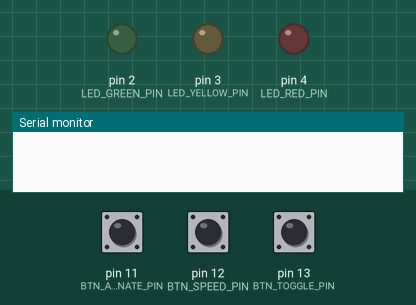
Simulated run of this program. Board: Arduino Uno, built with avr-gcc and run on an emulated ATmega328P. On the bench: output pins drawn as LEDs (lit = HIGH), the last lines printed to the serial monitor. Dashed ring = blinking. The test bench sets the inputs (shaded band); at power-on: pin 13 (BTN_TOGGLE_PIN) HIGH, pin 11 (BTN_ALTERNATE_PIN) HIGH, pin 12 (BTN_SPEED_PIN) HIGH.

Above: at 1.2 s.
1.3 s: pin 13 (BTN_TOGGLE_PIN) pulled LOW for 0.15 s
At 2.4 s:
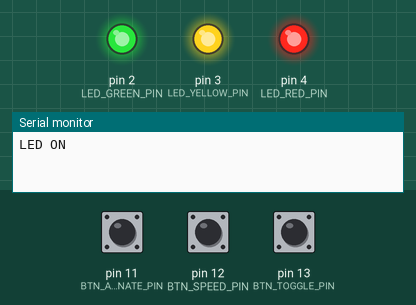
4.4 s: pin 11 (BTN_ALTERNATE_PIN) pulled LOW for 0.15 s
At 5.7 s:
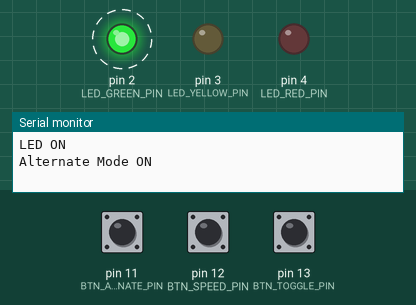
7.4 s: pin 12 (BTN_SPEED_PIN) pulled LOW for 0.15 s
At 7.54 s:
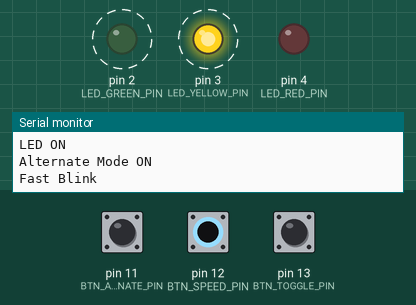
10.4 s: pin 11 (BTN_ALTERNATE_PIN) pulled LOW for 1 s
At 10.74 s:
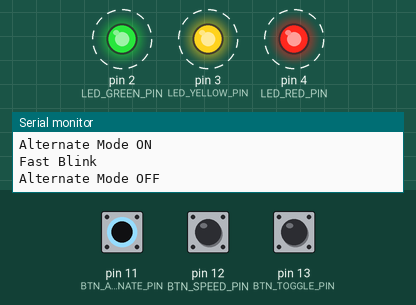
13.4 s: pin 12 (BTN_SPEED_PIN) pulled LOW for 1 s
16.4 s: pin 13 (BTN_TOGGLE_PIN) pulled LOW for 1 s
Timing chart, 0 to 19.4 s (numbered marks = the images above; inputs shaded):
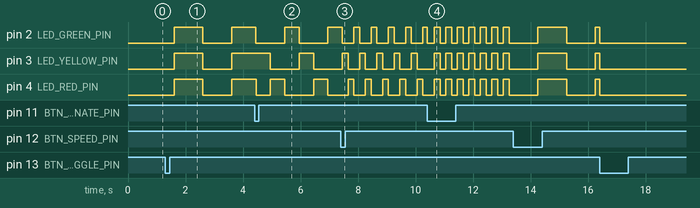

Measured:
- after the input at 1.3 s, pin 2 (LED_GREEN_PIN), pin 3 (LED_YELLOW_PIN), pin 4 (LED_RED_PIN): LOW → HIGH after 0.30 s, → LOW 1.0 s later, → HIGH 1.0 s later
- after the input at 7.4 s, pin 2 (LED_GREEN_PIN): alternates HIGH for 0.20 s and LOW for 0.40 s, starting after 0.45 s; pin 3 (LED_YELLOW_PIN), pin 4 (LED_RED_PIN): alternates HIGH for 0.20 s and LOW for 0.40 s, starting after 0.25 s
- after the input at 10.4 s, pin 2 (LED_GREEN_PIN): alternates HIGH for 0.20 s and LOW for 0.20 s, starting at once; pin 3 (LED_YELLOW_PIN): alternates HIGH for 0.20 s and LOW for 0.20 s, starting after 0.25 s; pin 4 (LED_RED_PIN): alternates HIGH for 0.20 s and LOW for 0.20 s, starting after 0.65 s

The program:

main.cpp
```cpp
#include <Arduino.h>

// Pin definitions
const int LED_GREEN_PIN = 2;
const int LED_YELLOW_PIN = 3;
const int LED_RED_PIN = 4;
const int BTN_SPEED_PIN = 12;
const int BTN_TOGGLE_PIN = 13;
const int BTN_ALTERNATE_PIN = 11;

// Timing variables for LED blinking
unsigned long previousMillis = 0;
const unsigned long NORMAL_INTERVAL = 1000; // Normal blinking interval (1 second)
const unsigned long FAST_INTERVAL = 200;    // Fast blinking interval (200 ms)
unsigned long alternateDelay = 500;         // Delay for alternating LEDs
int ledState = 0;                           // Current state of the LEDs
bool ledEnabled = false;                    // LED enabled/disabled state
bool fastBlink = false;                     // Fast blinking mode
bool alternateMode = false;                 // Alternate mode flag

void setup() {
    Serial.begin(9600);

    // Set pin modes
    pinMode(BTN_SPEED_PIN, INPUT_PULLUP);    // Speed button with pull-up resistor
    pinMode(BTN_TOGGLE_PIN, INPUT_PULLUP);   // Toggle button with pull-up resistor
    pinMode(BTN_ALTERNATE_PIN, INPUT_PULLUP); // Alternate button with pull-up resistor
    pinMode(LED_GREEN_PIN, OUTPUT);
    pinMode(LED_YELLOW_PIN, OUTPUT);
    pinMode(LED_RED_PIN, OUTPUT);
}

// Toggle LED enabled/disabled state
void handleToggleButton() {
    static bool lastToggleState = HIGH;
    int toggleState = digitalRead(BTN_TOGGLE_PIN);

    if (toggleState == LOW && lastToggleState == HIGH) {
        ledEnabled = !ledEnabled;
        alternateMode = false; // Exit alternate mode if toggled off
        Serial.println(ledEnabled ? "LED ON" : "LED OFF");

        if (!ledEnabled) {
            // Turn off LEDs when disabled
            digitalWrite(LED_GREEN_PIN, LOW);
            digitalWrite(LED_YELLOW_PIN, LOW);
            digitalWrite(LED_RED_PIN, LOW);
        }
        delay(300); // Simple debounce
    }

    lastToggleState = toggleState;
}

// Update blinking speed based on speed button
void handleSpeedButton() {
    static bool lastSpeedState = HIGH;
    int speedState = digitalRead(BTN_SPEED_PIN);

    if (speedState == LOW && lastSpeedState == HIGH) {
        fastBlink = !fastBlink;
        Serial.println(fastBlink ? "Fast Blink" : "Normal Blink");
        delay(50); // Simple debounce
    }

    lastSpeedState = speedState;
}

// Activate alternate mode when alternate button is pressed
void handleAlternateButton() {
    static bool lastAlternateState = HIGH;
    int alternateState = digitalRead(BTN_ALTERNATE_PIN);

    if (alternateState == LOW && lastAlternateState == HIGH) {
        alternateMode = !alternateMode;
        Serial.println(alternateMode ? "Alternate Mode ON" : "Alternate Mode OFF");

        if (!alternateMode) {
            // Turn off LEDs when exiting alternate mode
            digitalWrite(LED_GREEN_PIN, LOW);
            digitalWrite(LED_YELLOW_PIN, LOW);
            digitalWrite(LED_RED_PIN, LOW);
        }
        delay(50); // Simple debounce
    }

    lastAlternateState = alternateState;
}

// Control LED blinking based on current settings
void updateLEDs() {
    unsigned long currentMillis = millis();
    unsigned long interval = fastBlink ? FAST_INTERVAL : NORMAL_INTERVAL;

    if (alternateMode && ledEnabled) {
        // Alternate mode: LEDs blink in sequence with adjustable delay
        if (currentMillis - previousMillis >= (fastBlink ? FAST_INTERVAL : alternateDelay)) {
            previousMillis = currentMillis; // Reset timer

            // Turn off all LEDs before updating ledState
            digitalWrite(LED_GREEN_PIN, LOW);
            digitalWrite(LED_YELLOW_PIN, LOW);
            digitalWrite(LED_RED_PIN, LOW);

            // Turn on LED based on ledState and switch state
            switch (ledState) {
                case 0:
                    digitalWrite(LED_GREEN_PIN, HIGH);
                    break;
                case 1:
                    digitalWrite(LED_YELLOW_PIN, HIGH);
                    break;
                case 2:
                    digitalWrite(LED_RED_PIN, HIGH);
                    break;
            }
            ledState = (ledState + 1) % 3; // Cycle through LEDs
        }
    } else if (ledEnabled) {
        // Normal or fast blinking mode: All LEDs blink together
        if (currentMillis - previousMillis >= interval) {
            ledState = !ledState; // Toggle all LEDs together
            digitalWrite(LED_GREEN_PIN, ledState ? HIGH : LOW);
            digitalWrite(LED_YELLOW_PIN, ledState ? HIGH : LOW);
            digitalWrite(LED_RED_PIN, ledState ? HIGH : LOW);
            previousMillis = currentMillis; // Reset timer
        }
    }
}

void loop() {
    handleToggleButton();   // Check toggle button
    handleSpeedButton();    // Check speed button
    handleAlternateButton(); // Check alternate button
    updateLEDs();           // Update LEDs based on mode
}
```
